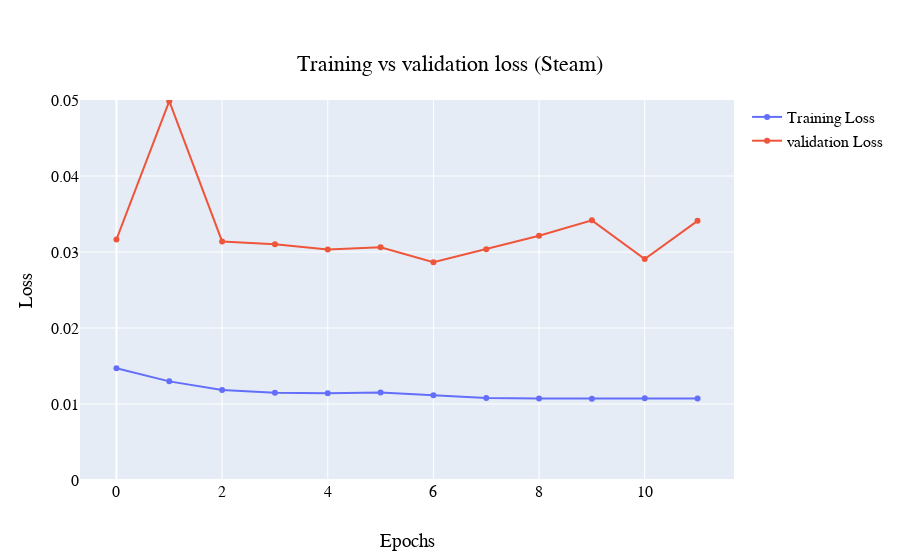

The notebook cell saved with this chart:
### Code cell
vis.plot_train_vs_val_loss(history=steam_dropout_history, a='Steam')

### Figure 1 — Plotly figure (JSON) as saved in the notebook; plotly's stock layout.template omitted (floating-point values rounded to 4 significant figures)
{"data": [{"name": "Training Loss", "type": "scatter", "y": [0.01472, 0.01298, 0.01183, 0.01147, 0.01142, 0.01153, 0.01115, 0.01078, 0.01071, 0.0107, 0.01075, 0.01073]}, {"name": "validation Loss", "type": "scatter", "y": [0.03166, 0.04984, 0.03139, 0.03104, 0.03034, 0.03062, 0.02864, 0.03036, 0.03214, 0.03416, 0.02907, 0.0341]}], "layout": {"autosize": true, "font": {"color": "black", "family": "Courier New, monospace", "size": 16}, "title": {"text": "Training vs validation loss (Steam)", "x": 0.5, "xanchor": "center", "y": 0.9, "yanchor": "top"}, "xaxis": {"autorange": true, "range": [-0.7435, 11.74], "title": {"text": "Epochs"}}, "yaxis": {"autorange": false, "range": [0, 0.05], "title": {"text": "Loss"}, "type": "linear"}}}
